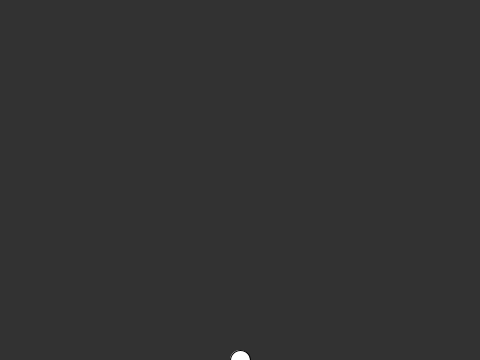
Frame 1 (no input)
Frame 60 (the mouse pressed at the canvas centre just before this capture): identical to frame 1, image omitted
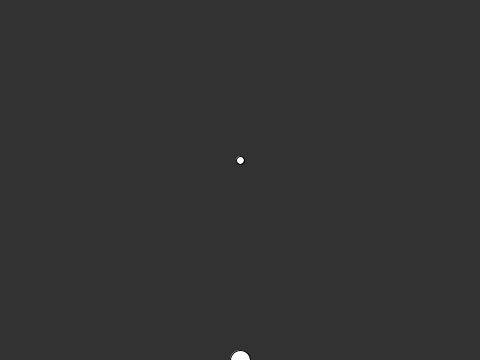
Frame 120 (the mouse held since frame 60 and released just before this capture)

The Processing sketch that drew these frames (run headless with seeded random() and noise(); from frame 60 on, the mouse is pressed at the canvas centre):

// Processing sketch: particle_systems
// ── particle_systems.pde
ParticleSystem ps;

void setup() {
  size(480, 360);
  ps = new ParticleSystem();
}

void draw() {
  background(50);
  ps.update();

  ps.display();
}

void mousePressed() {
  ps.addParticle(new PVector(mouseX, mouseY)); 
}

// ── Particle.pde
static float MAX_LIFETIME = 400.0;

class Particle {
  PVector starting_pos;
  PVector pos;
  PVector vel;
  PVector acc;
  
  float lifetime;

  Particle(PVector starting_position) {
    starting_pos = starting_position;
    reset();
  }
  
  void reset() {
    pos = starting_pos.copy();
    vel = new PVector();
    acc = new PVector();
    lifetime = 0.0;
  }

  void update() {
    vel.add(acc);
    pos.add(vel);

    acc.set(0.0, 0.0, 0.0);
    lifetime += 1.0;
    if (lifetime >= MAX_LIFETIME) {
      reset();
    }
  }

  void applyForce(PVector force) {
    acc.add(force);
  }

  void display() {
    ellipse(pos.x, pos.y, 8, 8);
  }
}

// ── ParticleSystem.pde
static PVector GRAVITY = new PVector(0.0, 0.25);
static float G = 10.0;

PVector repellingForce(PVector repeller_pos, Particle p) {
   PVector direction = PVector.sub(repeller_pos, p.pos);
   float distance = direction.mag() / 30.0;
   distance = constrain(distance, 5, 100);
   direction.normalize();
   float force = -1 * G / (distance * distance);
   direction.mult(force);
   return direction;
}

class ParticleSystem {
  ArrayList<Particle> particles;
  PVector repeller;

  ParticleSystem() {
    particles = new ArrayList<Particle>();
    repeller = new PVector(width/2, height);
  }

  void addParticle(PVector particle_pos) {
    particles.add(new Particle(particle_pos)) ;
  }

  void update() {
    for (Particle p: particles) {
      p.applyForce(GRAVITY);
      p.applyForce(repellingForce(repeller, p));
      p.update();
    }
  }

  void display() {
    for (Particle p: particles) {
      p.display();
    }
    
    ellipse(repeller.x, repeller.y, 20, 20);
  }
}
